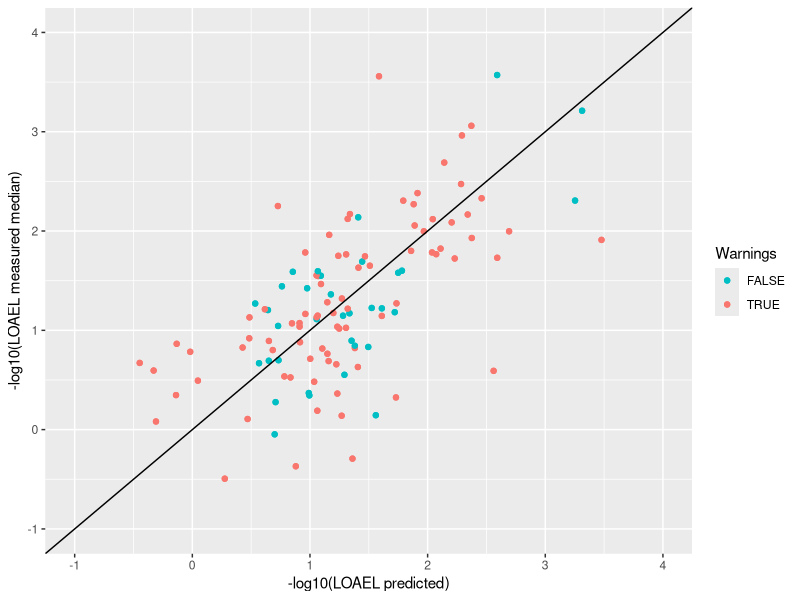

Reproduce this figure in R.
#!/usr/bin/Rscript

library(ggplot2)

training = read.csv("data/training-test-predictions.csv",header=T)

img = qplot(LOAEL_predicted,LOAEL_measured_median,data=training,xlab="-log10(LOAEL predicted)",ylab="-log10(LOAEL measured median)", colour = Warnings) + geom_point() + geom_abline(intercept=0.0)  + xlim(-1,4) + ylim(-1,4) + scale_color_manual(values=c("#00BFC4", "#F8766D"))

ggsave(file='figures/prediction-test-correlation.pdf', plot=img,width=12, height=8)
